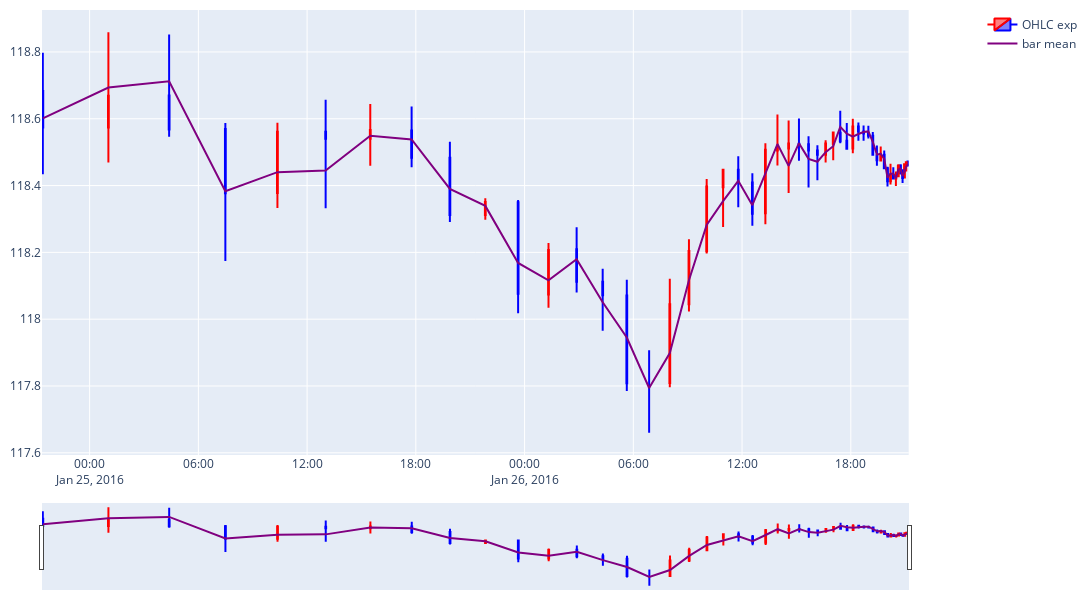

The notebook cell saved with this chart:
### Code cell
# Fig6
# chart is zoomable - hover right top
fig6 = make_subplots(specs=[[{"secondary_y": True}]])
fig6.add_trace(go.Candlestick(x=df_exp['start'],
                open=df_exp['open'],
                high=df_exp['high'],
                low=df_exp['low'],
                close=df_exp['close'],
                increasing_line_color= 'red', decreasing_line_color= 'blue',
                name="OHLC exp"))
fig6.add_trace(go.Scatter(
                x=df_exp['start'],
                y=df_exp['mean'],
                marker_color="purple",
                name="bar mean"))

fig6.update_layout(
    autosize=False,
    width=1200,
    height=600,
    margin=dict(l=10,r=10,b=10,t=10))
fig6.show()
